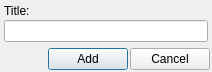
<?xml version="1.0" encoding="UTF-8"?>
<ui version="4.0">
 <class>DialogColumnEdit</class>
 <widget class="QDialog" name="DialogColumnEdit">
  <property name="geometry">
   <rect>
    <x>0</x>
    <y>0</y>
    <width>212</width>
    <height>72</height>
   </rect>
  </property>
  <property name="windowTitle">
   <string>Edit Column</string>
  </property>
  <layout class="QVBoxLayout" name="verticalLayout_2">
   <property name="spacing">
    <number>0</number>
   </property>
   <property name="leftMargin">
    <number>0</number>
   </property>
   <property name="topMargin">
    <number>0</number>
   </property>
   <property name="rightMargin">
    <number>0</number>
   </property>
   <property name="bottomMargin">
    <number>0</number>
   </property>
   <item>
    <widget class="QWidget" name="widget" native="true">
     <property name="sizePolicy">
      <sizepolicy hsizetype="Preferred" vsizetype="Preferred">
       <horstretch>0</horstretch>
       <verstretch>1</verstretch>
      </sizepolicy>
     </property>
     <layout class="QVBoxLayout" name="verticalLayout">
      <property name="spacing">
       <number>2</number>
      </property>
      <property name="leftMargin">
       <number>4</number>
      </property>
      <property name="topMargin">
       <number>4</number>
      </property>
      <property name="rightMargin">
       <number>4</number>
      </property>
      <property name="bottomMargin">
       <number>4</number>
      </property>
      <item>
       <widget class="QLabel" name="label">
        <property name="text">
         <string>Title:</string>
        </property>
       </widget>
      </item>
      <item>
       <widget class="QLineEdit" name="tedTitle"/>
      </item>
      <item>
       <spacer name="verticalSpacer">
        <property name="orientation">
         <enum>Qt::Vertical</enum>
        </property>
        <property name="sizeHint" stdset="0">
         <size>
          <width>20</width>
          <height>0</height>
         </size>
        </property>
       </spacer>
      </item>
     </layout>
    </widget>
   </item>
   <item>
    <widget class="QWidget" name="widget_2" native="true">
     <property name="sizePolicy">
      <sizepolicy hsizetype="Preferred" vsizetype="Minimum">
       <horstretch>0</horstretch>
       <verstretch>0</verstretch>
      </sizepolicy>
     </property>
     <layout class="QHBoxLayout" name="horizontalLayout">
      <property name="spacing">
       <number>2</number>
      </property>
      <property name="leftMargin">
       <number>2</number>
      </property>
      <property name="topMargin">
       <number>2</number>
      </property>
      <property name="rightMargin">
       <number>2</number>
      </property>
      <property name="bottomMargin">
       <number>2</number>
      </property>
      <item>
       <spacer name="horizontalSpacer">
        <property name="orientation">
         <enum>Qt::Horizontal</enum>
        </property>
        <property name="sizeHint" stdset="0">
         <size>
          <width>192</width>
          <height>20</height>
         </size>
        </property>
       </spacer>
      </item>
      <item>
       <widget class="QPushButton" name="btnAccept">
        <property name="text">
         <string>Add</string>
        </property>
       </widget>
      </item>
      <item>
       <widget class="QPushButton" name="btnCancel">
        <property name="text">
         <string>Cancel</string>
        </property>
       </widget>
      </item>
     </layout>
    </widget>
   </item>
  </layout>
 </widget>
 <resources/>
 <connections/>
</ui>
